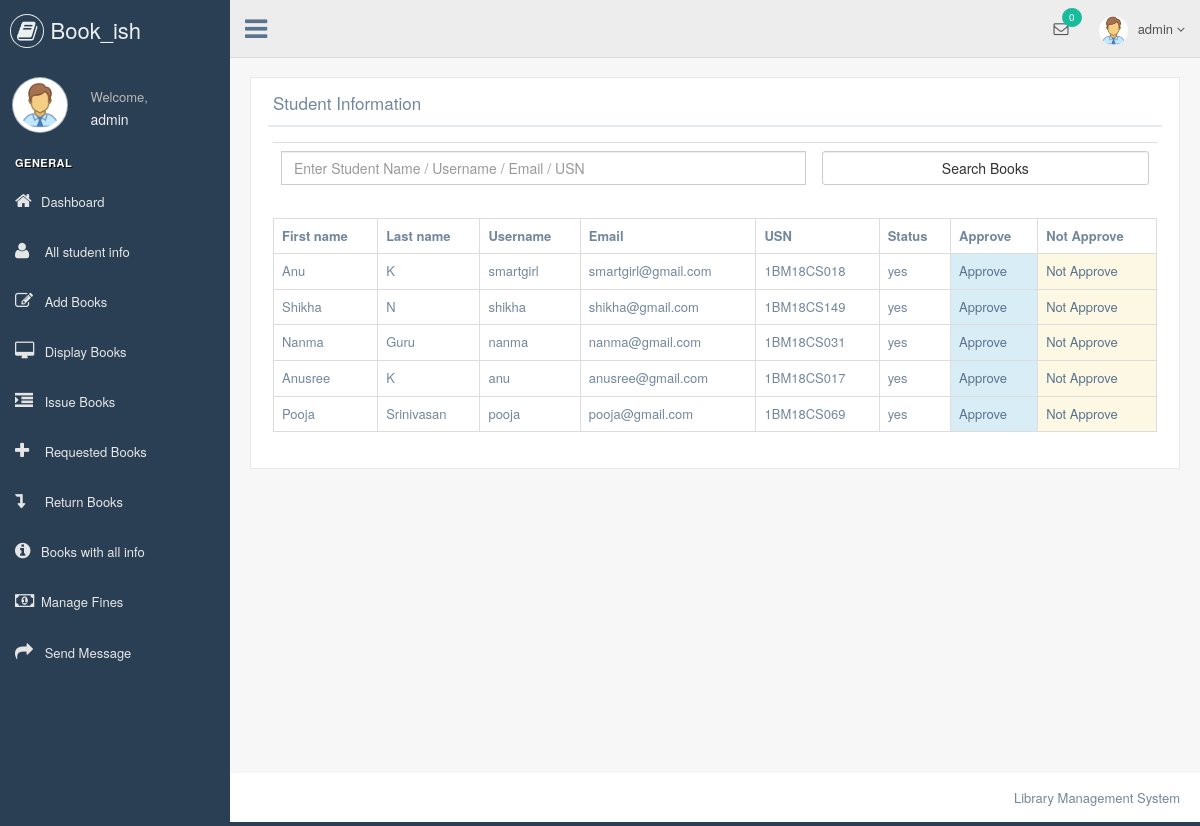
The app's page /librarian/student_info.php (signed in) with its own data.
### tables this page shows
CREATE TABLE `student` (
  `id` int(11) NOT NULL,
  `first` varchar(30) NOT NULL,
  `last` varchar(30) NOT NULL,
  `username` varchar(30) NOT NULL,
  `email` varchar(100) NOT NULL,
  `usn` varchar(30) NOT NULL,
  `password` varchar(12) NOT NULL,
  `status` varchar(3) NOT NULL,
  `answer` varchar(50) NOT NULL
);

### librarian/student_info.php (the view, shortened to what this page needs)
    <?php
    include "header.php";
?>
        <div class="right_col" role="main">
            <div class="">
                <div class="page-title">
                    <div class="title_left">
                    </div>
                </div>
                <div class="clearfix"></div>
                <div class="row" style="min-height:500px">
                    <div class="col-md-12 col-sm-12 col-xs-12">
                        <div class="x_panel">
                            <div class="x_title">
                                <h2>Student Information</h2>
                                <div class="clearfix"></div>
                            </div>
                            <div class="x_content">
                            <form name="form1" action="" method="post">
                            <table class="table">
                            <tr>
                            <td><input type="text" name="t1" placeholder="Enter Student Name / Username / Email / USN" class="form-control"></td>
                            <td><input class="form-control btn btn-default" type="submit" name="submit1" value="Search Books"  ></td>
                            </tr>
                            </table>
                            </form>
                            <?php
if(isset($_POST["submit1"])){
    if($_POST["t1"]==""){
        $i=0;
        $res=mysqli_query($db,"SELECT * FROM `student`");
        echo "<table class='table table-bordered'>";
        echo "<tr>";
        echo "<th>"; echo "First name"; echo "</th>";
        echo "<th>"; echo "Last name"; echo "</th>";
        echo "<th>"; echo "Username"; echo "</th>";
        echo "<th>"; echo "Email"; echo "</th>";
        echo "<th>"; echo "USN"; echo "</th>";
        echo "<th>"; echo "Status"; echo "</th>";
        echo "<th>"; echo "Approve"; echo "</th>";
        echo "<th>"; echo "Not Approve"; echo "</th>";
        echo "</tr>";
        while ($row=mysqli_fetch_array($res)){
            echo "<tr>";
            echo "<td>"; echo $row["first"]; echo "</td>";
            echo "<td>"; echo $row["last"]; echo "</td>";
            echo "<td>"; echo $row["username"]; echo "</td>";
            echo "<td>"; echo $row["email"]; echo "</td>";
            echo "<td>"; echo $row["usn"]; echo "</td>";
            echo "<td>"; echo $row["status"]; echo "</td>";
            echo "<td class='bg-info'>"; ?> <a href="approve.php?id=<?php echo $row["id"];?>">Approve</a> <?php echo "</td>";
            echo "<td class='bg-warning'>"; ?> <a href="notapprove.php?id=<?php echo $row["id"];?>">Not Approve</a> <?php echo "</td>";
            echo "</tr>";
        }
        echo "</table>";
    }else{
    $i=0;
    $res=mysqli_query($db,"SELECT * FROM `student` where first like ('$_POST[t1]%') or last like ('$_POST[t1]%') or username like ('$_POST[t1]%') or email like ('$_POST[t1]%') or usn like ('$_POST[t1]%') ");
    echo "<table class='table table-bordered'>";
                                    echo "<tr>";
                                    echo "<th>"; echo "First name"; echo "</th>";
                                    echo "<th>"; echo "Last name"; echo "</th>";
                                    echo "<th>"; echo "Username"; echo "</th>";
                                    echo "<th>"; echo "Email"; echo "</th>";
                                    echo "<th>"; echo "USN"; echo "</th>";
                                    echo "<th>"; echo "Status"; echo "</th>";
                                    echo "<th>"; echo "Approve"; echo "</th>";
                                    echo "<th>"; echo "Not Approve"; echo "</th>";
                                    echo "</tr>";
                                    while ($row=mysqli_fetch_array($res)){
                                        $i=$i+1;
                                        echo "<tr>";
                                        echo "<td>"; echo $row["first"]; echo "</td>";
                                        echo "<td>"; echo $row["last"]; echo "</td>";
                                        echo "<td>"; echo $row["username"]; echo "</td>";
                                        echo "<td>"; echo $row["email"]; echo "</td>";
                                        echo "<td>"; echo $row["usn"]; echo "</td>";
                                        echo "<td>"; echo $row["status"]; echo "</td>";
                                        echo "<td class='bg-info'>"; ?> <a href="approve.php?id=<?php echo $row["id"];?>">Approve</a> <?php echo "</td>";
                                        echo "<td class='bg-warning'>"; ?> <a href="notapprove.php?id=<?php echo $row["id"];?>">Not Approve</a> <?php echo "</td>";
                                        echo "</tr>";
                                    }
                                    echo "</table>";
                                    }}else{
                                    $res=mysqli_query($db,"SELECT * FROM `student`");
                                    echo "<table class='table table-bordered'>";
                                    echo "<tr>";
                                    echo "<th>"; echo "First name"; echo "</th>";
                                    echo "<th>"; echo "Last name"; echo "</th>";
                                    echo "<th>"; echo "Username"; echo "</th>";
                                    echo "<th>"; echo "Email"; echo "</th>";
                                    echo "<th>"; echo "USN"; echo "</th>";
                                    echo "<th>"; echo "Status"; echo "</th>";
                                    echo "<th>"; echo "Approve"; echo "</th>";
                                    echo "<th>"; echo "Not Approve"; echo "</th>";
                                    echo "</tr>";
                                    while ($row=mysqli_fetch_array($res)){
                                        echo "<tr>";
                                        echo "<td>"; echo $row["first"]; echo "</td>";
                                        echo "<td>"; echo $row["last"]; echo "</td>";
                                        echo "<td>"; echo $row["username"]; echo "</td>";
                                        echo "<td>"; echo $row["email"]; echo "</td>";
                                        echo "<td>"; echo $row["usn"]; echo "</td>";
                                        echo "<td>"; echo $row["status"]; echo "</td>";
                                        echo "<td class='bg-info'>"; ?> <a href="approve.php?id=<?php echo $row["id"];?>">Approve</a> <?php echo "</td>";
                                        echo "<td class='bg-warning'>"; ?> <a href="notapprove.php?id=<?php echo $row["id"];?>">Not Approve</a> <?php echo "</td>";
                                        echo "</tr>";
                                    }
                                    echo "</table>";
                                }
                                ?>
                            </div>
                        </div>
                    </div>
                </div>
            </div>
        </div>
<?php
    include "footer.php";
?>

### records on screen
student: first "Anu", last "K", username "smartgirl", email "smartgirl@gmail.com", usn "1BM18CS018", status "yes"
student: first "Shikha", last "N", username "shikha", email "shikha@gmail.com", usn "1BM18CS149", status "yes"
student: first "Nanma", last "Guru", username "nanma", email "nanma@gmail.com", usn "1BM18CS031", status "yes"
student: first "Anusree", last "K", username "anu", email "anusree@gmail.com", usn "1BM18CS017", status "yes"
student: first "Pooja", last "Srinivasan", username "pooja", email "pooja@gmail.com", usn "1BM18CS069", status "yes"

### other values on screen
$_SESSION["librarian"] "admin"
$tot "0"
